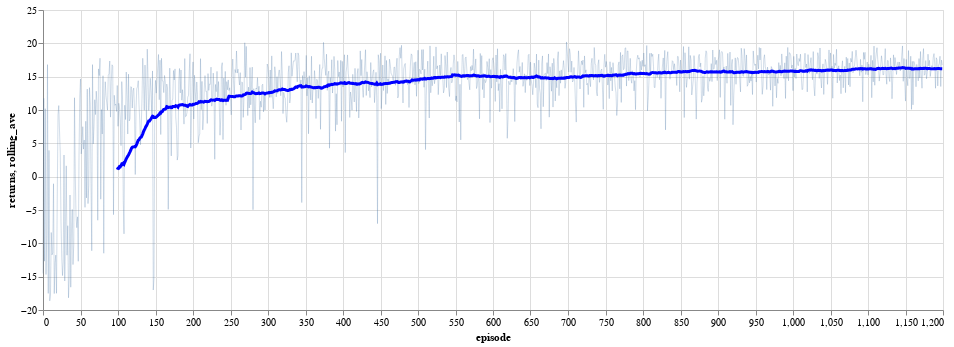

The cell this chart's notebook holds for it:
### Markdown cell above
### Plot the G0 returns for each episode with a 100-running-average-window

### Code cell
WH_no_reward_shift.plot_returns(window=100)

### Figure 1 — Vega-Lite specification as saved in the notebook (floating-point values rounded to 4 significant figures; data arrays with more than 128 entries replaced by an {"elided": "..."} marker saying what was removed)
{"config": {"view": {"continuousWidth": 400, "continuousHeight": 300}}, "layer": [{"mark": {"type": "line", "opacity": 0.5, "strokeWidth": 0.5}, "encoding": {"x": {"field": "episode", "type": "quantitative"}, "y": {"field": "returns", "type": "quantitative"}}, "height": 300, "width": 900}, {"mark": {"type": "line", "color": "blue", "strokeWidth": 3}, "encoding": {"x": {"field": "episode", "type": "quantitative"}, "y": {"field": "rolling_ave", "type": "quantitative"}}}], "data": {"name": "data-f66ac903cc407fb5bd8e6e990a5575b5"}, "$schema": "https://vega.github.io/schema/vega-lite/v4.17.0.json", "datasets": {"data-f66ac903cc407fb5bd8e6e990a5575b5": {"elided": "1200 records"}}}
